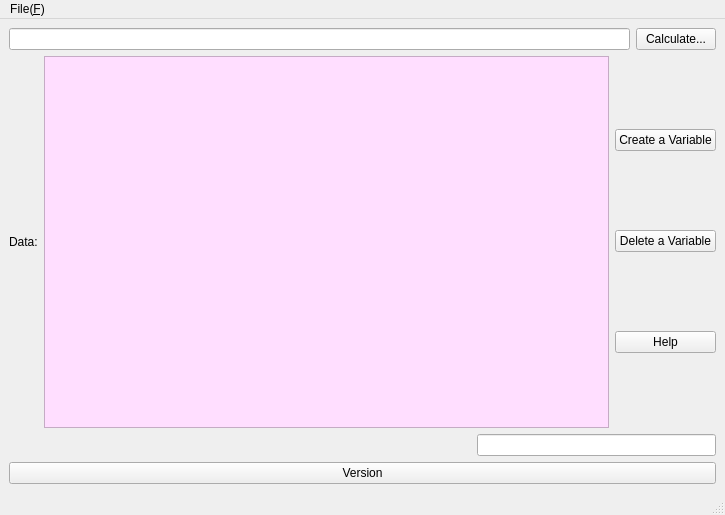
<?xml version="1.0" encoding="UTF-8"?>
<ui version="4.0">
 <class>MainWindow</class>
 <widget class="QMainWindow" name="MainWindow">
  <property name="geometry">
   <rect>
    <x>0</x>
    <y>0</y>
    <width>725</width>
    <height>515</height>
   </rect>
  </property>
  <property name="windowTitle">
   <string>MainWindow</string>
  </property>
  <widget class="QWidget" name="centralwidget">
   <layout class="QVBoxLayout" name="verticalLayout_2">
    <item>
     <layout class="QHBoxLayout" name="horizontalLayout">
      <item>
       <widget class="QLineEdit" name="expressionEdit"/>
      </item>
      <item>
       <widget class="QPushButton" name="calculateButton">
        <property name="text">
         <string>Calculate...</string>
        </property>
       </widget>
      </item>
     </layout>
    </item>
    <item>
     <layout class="QHBoxLayout" name="horizontalLayout_2">
      <item>
       <widget class="QLabel" name="dataLabel">
        <property name="text">
         <string>Data:</string>
        </property>
       </widget>
      </item>
      <item>
       <widget class="QTextEdit" name="dataEdit">
        <property name="styleSheet">
         <string notr="true">background-color:rgb(255, 222, 255)</string>
        </property>
       </widget>
      </item>
      <item>
       <layout class="QHBoxLayout" name="horizontalLayout_3"/>
      </item>
      <item>
       <layout class="QVBoxLayout" name="verticalLayout">
        <item>
         <widget class="QPushButton" name="createAVariableButton">
          <property name="text">
           <string>Create a Variable</string>
          </property>
         </widget>
        </item>
        <item>
         <widget class="QPushButton" name="deleteAVariableButton">
          <property name="text">
           <string>Delete a Variable</string>
          </property>
         </widget>
        </item>
        <item>
         <widget class="QPushButton" name="helpButton">
          <property name="text">
           <string>Help</string>
          </property>
         </widget>
        </item>
       </layout>
      </item>
     </layout>
    </item>
    <item>
     <layout class="QHBoxLayout" name="horizontalLayout_4">
      <item>
       <spacer name="horizontalSpacer">
        <property name="orientation">
         <enum>Qt::Orientation::Horizontal</enum>
        </property>
        <property name="sizeHint" stdset="0">
         <size>
          <width>468</width>
          <height>20</height>
         </size>
        </property>
       </spacer>
      </item>
      <item>
       <widget class="QLineEdit" name="variableEdit"/>
      </item>
     </layout>
    </item>
    <item>
     <widget class="QPushButton" name="versionButton">
      <property name="text">
       <string>Version</string>
      </property>
     </widget>
    </item>
   </layout>
  </widget>
  <widget class="QMenuBar" name="menubar">
   <property name="geometry">
    <rect>
     <x>0</x>
     <y>0</y>
     <width>725</width>
     <height>32</height>
    </rect>
   </property>
   <widget class="QMenu" name="menuFile_F">
    <property name="title">
     <string>File(&amp;F)</string>
    </property>
    <addaction name="actionOpen_O"/>
    <addaction name="actionSave_As_S"/>
   </widget>
   <addaction name="menuFile_F"/>
  </widget>
  <widget class="QStatusBar" name="statusbar"/>
  <action name="actionOpen_O">
   <property name="text">
    <string>Open(&amp;O)</string>
   </property>
  </action>
  <action name="actionSave_As_S">
   <property name="text">
    <string>Save As...(&amp;S)</string>
   </property>
  </action>
 </widget>
 <resources/>
 <connections/>
</ui>
